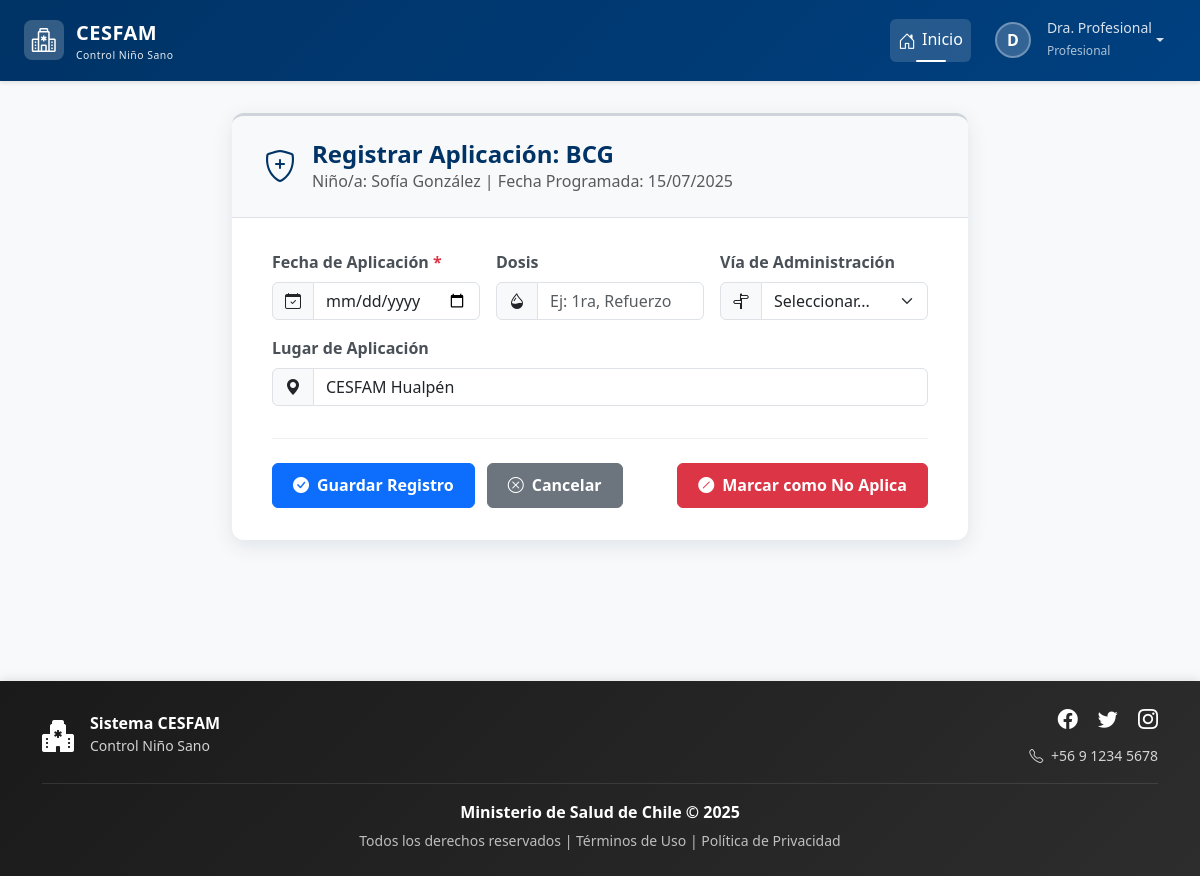
Before: /vacunas/registrar/1/ (signed in) with the older database file.
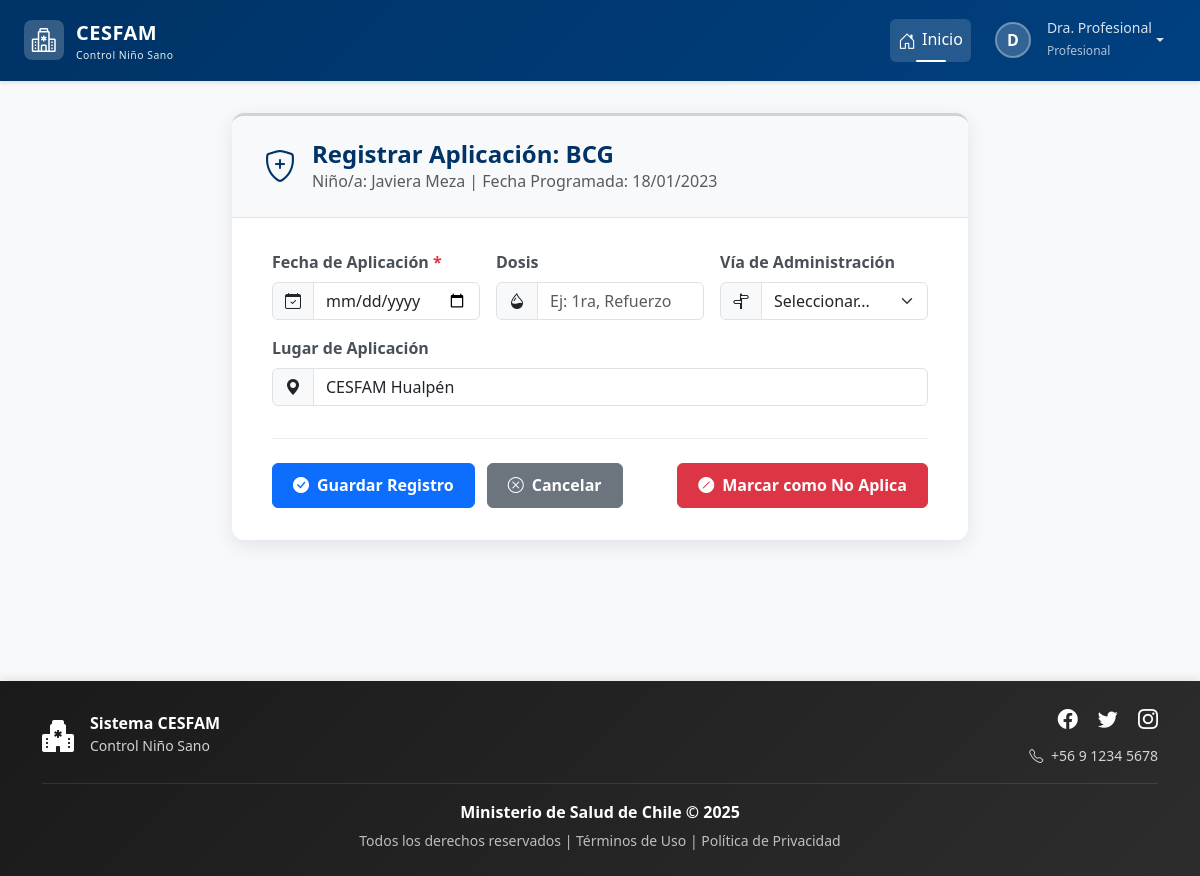
After: the same page with the newer database file.
### login/models.py (models this page shows, shortened)
class Usuario(AbstractBaseUser, PermissionsMixin):
    rut = models.CharField(max_length=10, unique=True)
    nombre_completo = models.CharField(max_length=200)
    email = models.EmailField(unique=True)
    rol = models.ForeignKey(Rol, on_delete=models.PROTECT)
    clave_temporal = models.BooleanField(default=False)
    nombre_completo_norm = models.CharField(
        max_length=200,
        editable=False,
        db_index=True
    )
    activo = models.BooleanField(default=True)
    is_staff = models.BooleanField(default=False) # Necesario para el admin de Django
    fecha_creacion = models.DateTimeField(default=timezone.now)
    objects = UsuarioManager()
    USERNAME_FIELD = 'rut'
    REQUIRED_FIELDS = ['nombre_completo', 'email']

class Rol(models.Model):
    id = models.AutoField(primary_key=True)
    nombre_rol = models.CharField(max_length=30, unique=True)
    descripcion = models.CharField(max_length=200)

### control/models.py (models this page shows, shortened)
class VacunaAplicada(models.Model):
    VIA_CHOICES = [
        ('I.D', 'Intradérmica'),
        ('I.M', 'Intramuscular'),
        ('S.C', 'Subcutánea'),
        ('V.O', 'Vía Oral'),
        ('N/A', 'No Aplica'),
    ]
    id = models.AutoField(primary_key=True, db_column='vacuna_aplicada_id')
    nino = models.ForeignKey(Nino, on_delete=models.CASCADE, db_column='rut_nino', related_name='vacunas_aplicadas')
    vacuna = models.ForeignKey(Vacuna, on_delete=models.PROTECT)
    fecha_programada = models.DateField()
    fecha_aplicacion = models.DateField(null=True, blank=True)
    deshabilitado = models.BooleanField(default=False, help_text="Marcar si esta vacuna no aplica o no se realizó.")
    history = HistoricalRecords()
    dosis = models.CharField(max_length=50, null=True, blank=True)
    lugar = models.CharField(max_length=100, null=True, blank=True)
    profesional = models.ForeignKey('login.Profesional', on_delete=models.SET_NULL, null=True, blank=True)
    negacion = models.BooleanField(default=False)
    via = models.CharField(max_length=10, choices=VIA_CHOICES, null=True, blank=True)
    fecha_inoculacion = models.DateField(null=True, blank=True)

class Vacuna(models.Model):
    id = models.AutoField(primary_key=True, db_column='vacuna_id')
    nom_vacuna = models.CharField(max_length=200)
    descripcion = models.CharField(max_length=200, blank=True, null=True)
    meses_programada = models.IntegerField(null=True, blank=True)
    history = HistoricalRecords()

class Nino(models.Model):
    ESTADO_SEGUIMIENTO_CHOICES = [
        ('ACTIVO', 'Seguimiento Activo'),
        ('COMPLETADO', 'Programa Completado'),
        ('TRASLADADO', 'Trasladado/Inactivo'),
        ('FALLECIDO', 'Fallecido'),
        ('OTRO', 'Otro'),
    ]
    SEXO_CHOICES = [
        ('Masculino', 'Masculino'),
        ('Femenino', 'Femenino')
    ]
    rut_nino = models.CharField(max_length=10, primary_key=True)
    nombre = models.CharField(max_length=50)
    ap_paterno = models.CharField(max_length=30)
    ap_materno = models.CharField(max_length=30, blank=True, null=True)
    fecha_nacimiento = models.DateField()
    sexo = models.CharField(max_length=20, choices=SEXO_CHOICES)
    direccion = models.CharField(max_length=200)
    fecha_registro = models.DateTimeField(auto_now_add=True)
    comuna = models.ForeignKey(Comuna, on_delete=models.PROTECT)
    estado_seguimiento = models.CharField(
        max_length=20,
        choices=ESTADO_SEGUIMIENTO_CHOICES,
        default='ACTIVO',
        verbose_name="Estado del Seguimiento"
    )
    sector = models.CharField(
        max_length=50,
        blank=True, # Lo hacemos opcional por si no se conoce al principio
        null=True,
        verbose_name="Sector Asignado"
    )
    fecha_fallecimiento = models.DateField(
        null=True,
        blank=True,
        verbose_name="Fecha de Fallecimiento"
    )
    nombre_norm = models.CharField(
        max_length=50,
        editable=False,     # No se muestra en formularios/admin
        db_index=True       # Indexado para búsquedas rápidas
    )
    ap_paterno_norm = models.CharField(
        max_length=30,
        editable=False,
        db_index=True
    )
    ap_materno_norm = models.CharField(
        max_length=30,
        blank=True,
        null=True,
        editable=False,
        db_index=True
    )
    history = HistoricalRecords()

### control/views.py (the view, shortened to what this page needs)
# urls.py: path('vacunas/registrar/<int:vacuna_aplicada_id>/', views.registrar_vacuna, name='registrar_vacuna'),
@login_required
@rol_requerido(['Administrador', 'Profesional'])
def registrar_vacuna(request, vacuna_aplicada_id):
    vacuna_aplicada = get_object_or_404(VacunaAplicada, pk=vacuna_aplicada_id)
    nino = vacuna_aplicada.nino
    contexto = {
        'vacuna_aplicada': vacuna_aplicada,
        'nino': nino,
        'via_choices': VacunaAplicada.VIA_CHOICES,
    }
    return render(request, 'control/vacuna/registrar_vacuna.html', contexto)

### control/templates/control/vacuna/registrar_vacuna.html (shortened to what this page needs)
{% extends 'base.html' %}
{% load static %}
{% block extra_css %}
    <link rel="stylesheet" href="{% static 'css/estiloformularios.css' %}">
{% endblock %}
{% block content %}
<div class="container">
    <div class="row justify-content-center">
        <div class="col-lg-10 col-xl-8">
            <div class="card form-card">
                <div class="form-header">
                    <div class="form-icon">
                        <i class="bi bi-shield-plus"></i>
                    </div>
                    <div>
                        <h2>Registrar Aplicación: {{ vacuna_aplicada.vacuna.nom_vacuna }}</h2>
                        <p class="mb-0 text-muted">
                            Niño/a: {{ nino.nombre }} {{ nino.ap_paterno }} | Fecha Programada: {{ vacuna_aplicada.fecha_programada|date:"d/m/Y" }}
                        </p>
                    </div>
                </div>
                <div class="form-body">
                    <form method="post">
                        <div class="row g-3 mb-3">
                            <div class="col-md-4 animate-form-element" style="animation-delay: 0.1s;">
                                <label for="fecha_aplicacion" class="form-label form-label-required">Fecha de Aplicación</label>
                                <div class="input-group">
                                    <span class="input-group-text"><i class="bi bi-calendar-check"></i></span>
                                    <input type="date" class="form-control" id="fecha_aplicacion" name="fecha_aplicacion" required>
                                </div>
                            </div>
                            <div class="col-md-4 animate-form-element" style="animation-delay: 0.2s;">
                                <label for="dosis" class="form-label">Dosis</label>
                                <div class="input-group">
                                    <span class="input-group-text"><i class="bi bi-droplet-half"></i></span>
                                    <input type="text" class="form-control" id="dosis" name="dosis" placeholder="Ej: 1ra, Refuerzo">
                                </div>
                            </div>
                            <div class="col-md-4 animate-form-element" style="animation-delay: 0.3s;">
                                <label for="via" class="form-label">Vía de Administración</label>
                                <div class="input-group">
                                    <span class="input-group-text"><i class="bi bi-signpost-split"></i></span>
                                    <select id="via" name="via" class="form-select">
                                        <option value="" selected disabled>Seleccionar...</option>
                                    </select>
                                </div>
                            </div>
                        </div>
                        <div class="mb-4 animate-form-element" style="animation-delay: 0.4s;">
                            <label for="lugar" class="form-label">Lugar de Aplicación</label>
                            <div class="input-group">
                                 <span class="input-group-text"><i class="bi bi-geo-alt-fill"></i></span>
                                <input type="text" class="form-control" id="lugar" name="lugar" value="CESFAM Hualpén" placeholder="Centro de salud">
                            </div>
                        </div>
                        <div class="form-buttons animate-form-element" style="animation-delay: 0.5s;">
                            <button type="submit" class="btn btn-primary">
                                <i class="bi bi-check-circle-fill me-2"></i>Guardar Registro
                            </button>
                            <a href="{% url 'control:detalle_nino' nino.rut_nino %}#vacunas-pane" class="btn btn-secondary">
                                <i class="bi bi-x-circle me-2"></i>Cancelar
                            </a>
                            <button type="submit" name="action" value="disable" class="btn btn-danger ms-auto"
                                    formnovalidate
                                    onclick="return confirm('¿Estás seguro de que deseas marcar esta vacuna como NO APLICABLE?');">
                                <i class="bi bi-slash-circle-fill me-2"></i>Marcar como No Aplica
                            </button>
                        </div>
                    </form>
                </div>
            </div>
        </div>
    </div>
</div>
{% endblock %}

### templates/base.html (shortened to what this page needs)
{% load static %}
<!DOCTYPE html>
<html lang="es">
<head>
    <link href="https://cdn.jsdelivr.net/npm/bootstrap@5.3.2/dist/css/bootstrap.min.css" rel="stylesheet"
>
    <link rel="stylesheet" href="https://cdn.jsdelivr.net/npm/bootstrap-icons@1.11.1/font/bootstrap-icons.css">
    <link href="https://cdn.jsdelivr.net/npm/select2@4.1.0-rc.0/dist/css/select2.min.css" rel="stylesheet" />
    <link rel="stylesheet" href="{% static 'css/estilobase.css' %}">
    {% block extra_css %}{% endblock %}
</head>
<body>
    <nav class="navbar navbar-expand-lg navbar-dark navbar-cesfam sticky-top">
        <div class="container-fluid px-4">
            <a class="navbar-brand" href="{% url 'home' %}">
                <div class="logo-icon">
                    <i class="bi bi-hospital text-white fs-4"></i>
                </div>
                <div>
                    <span>CESFAM</span>
                    <small class="d-block" style="font-size: 0.65rem; font-weight: 400; opacity: 0.9;">
                        Control Niño Sano
                    </small>
                </div>
            </a>
            <div class="collapse navbar-collapse" id="navbarNav">
                <ul class="navbar-nav ms-auto align-items-lg-center">
                    <li class="nav-item">
                        <a class="nav-link active" href="{% url 'home' %}">
                            <i class="bi bi-house-door"></i>Inicio
                        </a>
                    </li>
                    {% if request.user.is_authenticated %}
                    <li class="nav-item dropdown ms-lg-2">
                        <a class="nav-link dropdown-toggle d-flex align-items-center" href="#"
                           id="userDropdown" role="button" data-bs-toggle="dropdown" aria-expanded="false">
                            <div class="user-avatar">
                                {{ request.user.nombre_completo|first|upper }}
                            </div>
                            <div class="d-none d-lg-block text-start ms-2">
                                <small class="d-block" style="line-height: 1.2;">
                                    {{ request.user.nombre_completo|truncatewords:2 }}
                                </small>
                                <small style="font-size: 0.75rem; opacity: 0.8;">
                                    {{ request.user.rol.nombre_rol }}
                                </small>
                            </div>
                        </a>
                    </li>
                    {% else %}
                    <li class="nav-item ms-lg-2">
                        <a class="btn btn-light btn-sm" href="{% url 'login' %}">
                            <i class="bi bi-box-arrow-in-right me-1"></i>Iniciar Sesión
                        </a>
                    </li>
                    {% endif %}
                </ul>
            </div>
        </div>
    </nav>
    <main class="main-container container-fluid px-4">
        {% block content %}
        {% endblock %}
    </main>
    <footer class="footer-cesfam text-white py-4 mt-auto">
        <div class="container">
            <div class="row align-items-center">
                <div class="col-md-4 text-center text-md-start mb-3 mb-md-0">
                    <div class="d-flex align-items-center justify-content-center justify-content-md-start">
                        <i class="bi bi-hospital-fill fs-2 me-3"></i>
                        <div>
                            <h6 class="mb-0 fw-bold">Sistema CESFAM</h6>
                            <small style="opacity: 0.8;">Control Niño Sano</small>
                        </div>
                    </div>
                </div>
                <div class="col-md-4 text-center text-md-end">
                    <div class="social-links mb-2">
                        <a href="#" class="text-white text-decoration-none me-3" aria-label="Facebook">
                            <i class="bi bi-facebook fs-5"></i>
                        </a>
                        <a href="#" class="text-white text-decoration-none me-3" aria-label="Twitter">
                            <i class="bi bi-twitter fs-5"></i>
                        </a>
                        <a href="#" class="text-white text-decoration-none" aria-label="Instagram">
                            <i class="bi bi-instagram fs-5"></i>
                        </a>
                    </div>
                    <small style="opacity: 0.8;">
                        <i class="bi bi-telephone me-1"></i> +56 9 1234 5678
                    </small>
                </div>
            </div>
            <div class="footer-divider my-3"></div>
            <div class="row">
                <div class="col-12 text-center">
                    <p class="mb-1">
                        <strong>Ministerio de Salud de Chile &copy; {% now "Y" %}</strong>
                    </p>
                    <small style="opacity: 0.7;">
                        Todos los derechos reservados |
                        <a href="#" class="text-white text-decoration-none">Términos de Uso</a> |
                        <a href="#" class="text-white text-decoration-none">Política de Privacidad</a>
                    </small>
                </div>
            </div>
        </div>
    </footer>
</body>
</html>

Changed rows visible on the page:
removed Nino: nombre "Sofía", ap_paterno "González"
changed VacunaAplicada "BCG": fecha_programada "15/07/2025" → "18/01/2023"
added Nino: nombre "Javiera", ap_paterno "Meza"
